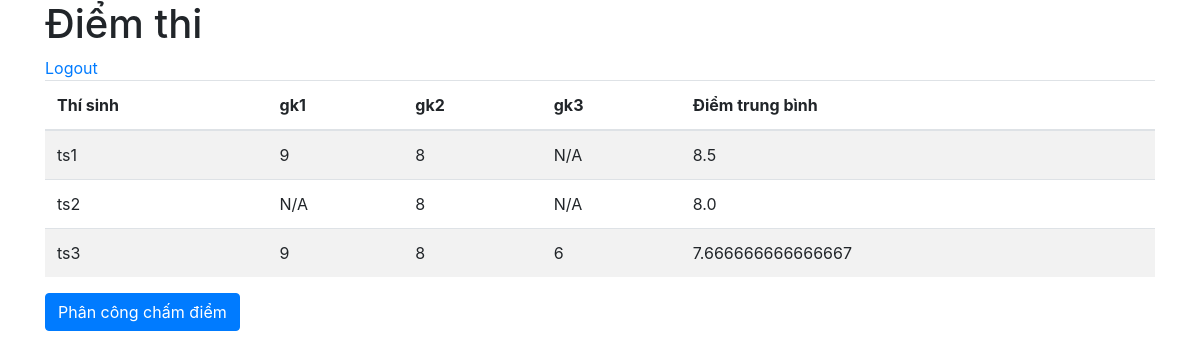
/view_all_scores/ (signed in), run on an earlier commit of the app's database.
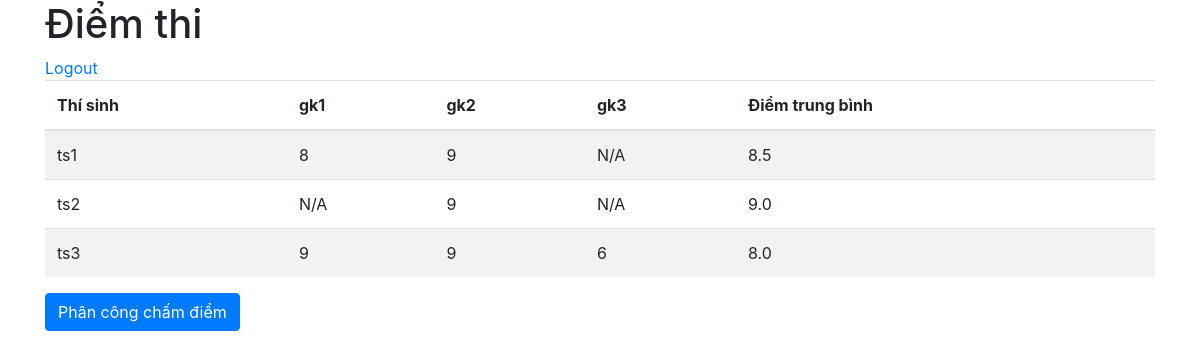
And on a later commit of the database.
### vote_app2/models.py (models this page shows, shortened)
class CustomUser(AbstractBaseUser, PermissionsMixin):
    email = models.EmailField(unique=True)
    full_name = models.CharField(max_length=255)
    otp = models.CharField(max_length=6, blank=True, null=True)
    is_verified = models.BooleanField(default=False)
    is_staff = models.BooleanField(default=False)
    is_active = models.BooleanField(default=True)
    last_login = models.DateTimeField(blank=True, null=True)
    username = models.CharField(max_length=150, unique=True, default='')
    groups = models.ManyToManyField(Group, related_name='customuser_set', blank=True)
    user_permissions = models.ManyToManyField(Permission, related_name='customuser_set', blank=True)
    USERNAME_FIELD = 'email'
    REQUIRED_FIELDS = ['full_name']
    objects = CustomUserManager()

class Contestant(AbstractBaseUser, PermissionsMixin):
    email = models.EmailField(unique=True)
    full_name = models.CharField(max_length=255)
    date_of_birth = models.DateField()
    is_verified = models.BooleanField(default=False)
    groups = models.ManyToManyField(Group, related_name='contestant_set', blank=True)
    user_permissions = models.ManyToManyField(Permission, related_name='contestant_set', blank=True)
    USERNAME_FIELD = 'email'
    REQUIRED_FIELDS = ['full_name', 'date_of_birth']
    objects = ContestantManager()

### vote_app2/views.py (the view)
# urls.py: path('view_all_scores/', views.view_all_scores, name='view_all_scores'), #trang của admin
@login_required
def view_all_scores(request):
    if not request.user.is_staff:
        return redirect('vote_app2:user_home')  # Non-staff users should not access this page
    contestants = Contestant.objects.all()
    judges = CustomUser.objects.filter(is_staff=False)  # Only staff users are considered as judges
    scores = Score.objects.all()
    scores_dict = {}
    for contestant in contestants:
        scores_dict[contestant] = {judge: None for judge in judges}
    for score in scores:
        scores_dict[score.contestant][score.user] = score.score
    for contestant, judge_scores in scores_dict.items():
        total_score = sum(filter(None, judge_scores.values()))
        num_scores = len([score for score in judge_scores.values() if score is not None])
        if num_scores > 0:
            average_score = total_score / num_scores
        else:
            average_score = 0  # Handle case where no scores are available
        scores_dict[contestant]['average_score'] = average_score
    return render(request, 'vote_app2/view_all_scores.html', {
        'contestants': contestants,
        'judges': judges,
        'scores_dict': scores_dict
    })

### vote_app2/templatetags/custom_filters.py (called while the page is built)
@register.filter
def get_item(dictionary, key):
    return dictionary.get(key)

### vote_app2/templates/vote_app2/view_all_scores.html (shortened to what this page needs)
{% load custom_filters %}
<!DOCTYPE html>
<html>
<head>
    <link href="https://maxcdn.bootstrapcdn.com/bootstrap/4.0.0/css/bootstrap.min.css" rel="stylesheet">
</head>
<body>
    <div class="container">
        <h1>Điểm thi</h1>
        <a href="{% url 'vote_app2:login' %}">Logout</a>
        <table class="table table-striped">
            <thead>
                <tr>
                    <th>Thí sinh</th>
                    {% for judge in judges %}
                        <th>{{ judge.full_name }}</th>
                    {% endfor %}
                    <th>Điểm trung bình</th>
                </tr>
            </thead>
            <tbody>
                {% for contestant in contestants %}
                    <tr>
                        <td>{{ contestant.full_name }}</td>
                        {% for judge in judges %}
                            {% with score_value=scores_dict|get_item:contestant|get_item:judge %}
                                <td>
                                    {% if score_value %}
                                        {{ score_value }}
                                    {% else %}
                                        N/A
                                    {% endif %}
                                </td>
                            {% endwith %}
                        {% endfor %}
                        <td>
                            {% with average_score=scores_dict|get_item:contestant|get_item:'average_score' %}
                                {% if average_score %}
                                    {{ average_score }}
                                {% else %}
                                    N/A
                                {% endif %}
                            {% endwith %}
                        </td>
                    </tr>
                {% endfor %}
            </tbody>
        </table>
        <a href="{% url 'vote_app2:assign_contestants' %}" class="btn btn-primary">Phân công chấm điểm</a>
    </div>
</body>
</html>

What changed in the data, as far as the page shows it:
changed CustomUser "gk1": score_value "9" → "8"
changed CustomUser "gk2": score_value "8" → "9"
computed for Contestant "ts2": average_score "8.0" → "9.0"
computed for Contestant "ts3": average_score "7.666666666666667" → "8.0"
